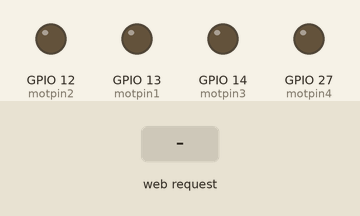
Bench run of a sketch on a simulated ESP32. Parts: output pins drawn as LEDs (lit = HIGH). The inputs (shaded band) are chosen by the test bench. WiFi joins after 1.5 s; servers stay silent unless stated; what the sketch prints to the serial monitor is not drawn.

Above: at 3.2 s.
3.3 s: HTTP request GET /forward received
At 3.9 s:
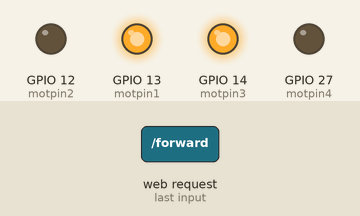
4.8 s: HTTP request GET /backward received
At 5.1 s:
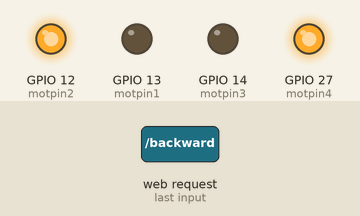
6.3 s: HTTP request GET /right received
At 7.5 s:
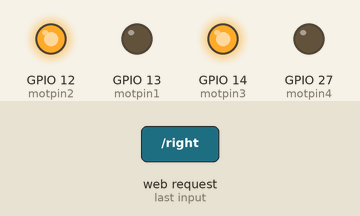
7.8 s: HTTP request GET /left received
At 8.7 s:
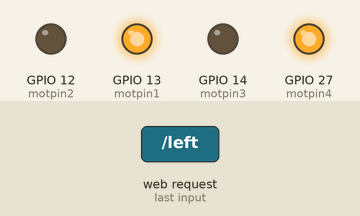
9.3 s: HTTP request GET /stop received
At 9.9 s:
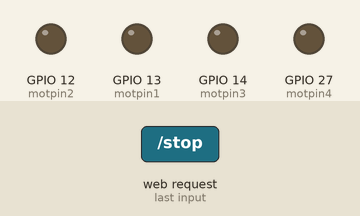
Timing chart, 0 to 11.8 s (numbered marks = the images above; inputs shaded):
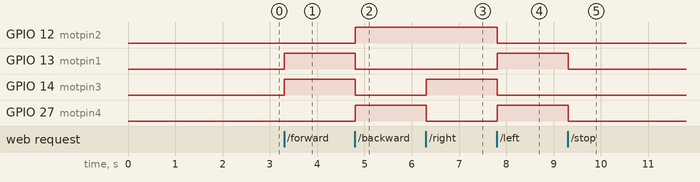

The sketch:

model_car.ino
```cpp
#include <WiFi.h>
#include <WebServer.h>
int motpin1 =13;
int motpin2 =12;
int motpin3 =14;
int motpin4 =27;
const char* ssid = "aaaa";
const char* password = "11111111";
WebServer server(80);
int command = 0;
void handleForward() {
  command = 1;
  server.send(200, "text/plain", "Moving Forward");
}
void handleBackward() {
  command = 2;
  server.send(200, "text/plain", "Moving Backward");
}
void handleRight() {
  command = 3;
  server.send(200, "text/plain", "Turning Right");
}
void handleLeft() {
  command = 4;
  server.send(200, "text/plain", "Turning Left");
}
void handleStop(){
  command = 5;
  server.send(200, "text/plain", "Stopping");
}
void handleRoot() {
  server.send(200, "text/html",
    "<h1 style=\"text-align: center; font-family: Arial, sans-serif;\">Control Bot</h1>"
    "<div style=\"text-align: center;\">"
    "  <button onclick=\"sendCommand('/forward')\""
    "          style=\"width: 150px; height: 50px; font-size: 18px; margin: 10px; background-color: #4CAF50; color: white; border: none; border-radius: 10px; cursor: pointer;\">"
    "    Forward ^"
    "  </button><br>"
    "  <button onclick=\"sendCommand('/left')\""
    "          style=\"width: 150px; height: 50px; font-size: 18px; margin: 10px; background-color: #FF9800; color: white; border: none; border-radius: 10px; cursor: pointer;\">"
    "    <-- Left"
    "  </button>"
    "  <button onclick=\"sendCommand('/right')\""
    "          style=\"width: 150px; height: 50px; font-size: 18px; margin: 10px; background-color: #008CBA; color: white; border: none; border-radius: 10px; cursor: pointer;\">"
    "    Right -->"
    "  </button><br>"
    "  <button onclick=\"sendCommand('/backward')\""
    "          style=\"width: 150px; height: 50px; font-size: 18px; margin: 10px; background-color: #f44336; color: white; border: none; border-radius: 10px; cursor: pointer;\">"
    "    Backward v"
    "  </button><br>"
    "<button onclick=\"sendCommand('/stop')\""
" style=\"width: 150px; height: 50px; font-size: 18px; margin: 10px; background-color: #000000; color: white; border: none; border-radius: 50%; cursor: pointer;\">"
"Stop !"
"</button>"
    "</div>"
    "<script>"
    "  function sendCommand(command) {"
    "    fetch(command).then(response => response.text()).then(data => {"
    "      console.log(data);"
    "    });"
    "  }"
    "</script>"
  );
}
void setup() {
  Serial.begin(115200);
  pinMode(motpin1,OUTPUT);
  pinMode(motpin2,OUTPUT);
  pinMode(motpin3,OUTPUT);
  pinMode(motpin4,OUTPUT);
  WiFi.begin(ssid, password);
  while (WiFi.status() != WL_CONNECTED) {
    delay(1000);
    Serial.println("Connecting to WiFi...");
  }
  Serial.println("Connected to WiFi");
  Serial.println(WiFi.localIP());
  server.on("/", handleRoot);
  server.on("/forward", handleForward);
  server.on("/backward", handleBackward);
  server.on("/right", handleRight);
  server.on("/left", handleLeft);
  server.on("/stop", handleStop);
  server.begin();
}
void loop() {
  server.handleClient();
if(command==1){
   runForward();
}
else if(command==2){
   runBackward();
}
else if(command==3){
   runRight();
}
else if(command==4){
   runLeft();
}
else if(command==5){
  stop();
}
delay(100);
}
void runForward() {
  digitalWrite(motpin1, HIGH);
  digitalWrite(motpin2, LOW);
  digitalWrite(motpin3, HIGH);
  digitalWrite(motpin4, LOW);
}
void runBackward() {
  digitalWrite(motpin1, LOW);
  digitalWrite(motpin2, HIGH);
  digitalWrite(motpin3, LOW);
  digitalWrite(motpin4, HIGH);
}
void runRight() {
  digitalWrite(motpin1, LOW);
  digitalWrite(motpin2, HIGH);
  digitalWrite(motpin3, HIGH);
  digitalWrite(motpin4, LOW);
}
void runLeft() {
  digitalWrite(motpin1, HIGH);
  digitalWrite(motpin2, LOW);
  digitalWrite(motpin3, LOW);
  digitalWrite(motpin4,HIGH);
}
void stop(){
  digitalWrite(motpin1, LOW);
  digitalWrite(motpin2, LOW);
  digitalWrite(motpin3, LOW);
  digitalWrite(motpin4, LOW);
}
```

Measured:
- after the input at 3.3 s, GPIO 13 (motpin1), GPIO 14 (motpin3): LOW → HIGH at once
- after the input at 4.8 s, GPIO 12 (motpin2), GPIO 27 (motpin4): LOW → HIGH at once; GPIO 13 (motpin1), GPIO 14 (motpin3): HIGH → LOW at once
- after the input at 6.3 s, GPIO 14 (motpin3): LOW → HIGH at once; GPIO 27 (motpin4): HIGH → LOW at once
- after the input at 7.8 s, GPIO 12 (motpin2), GPIO 14 (motpin3): HIGH → LOW at once; GPIO 13 (motpin1), GPIO 27 (motpin4): LOW → HIGH at once
- after the input at 9.3 s, GPIO 13 (motpin1), GPIO 27 (motpin4): HIGH → LOW at once
